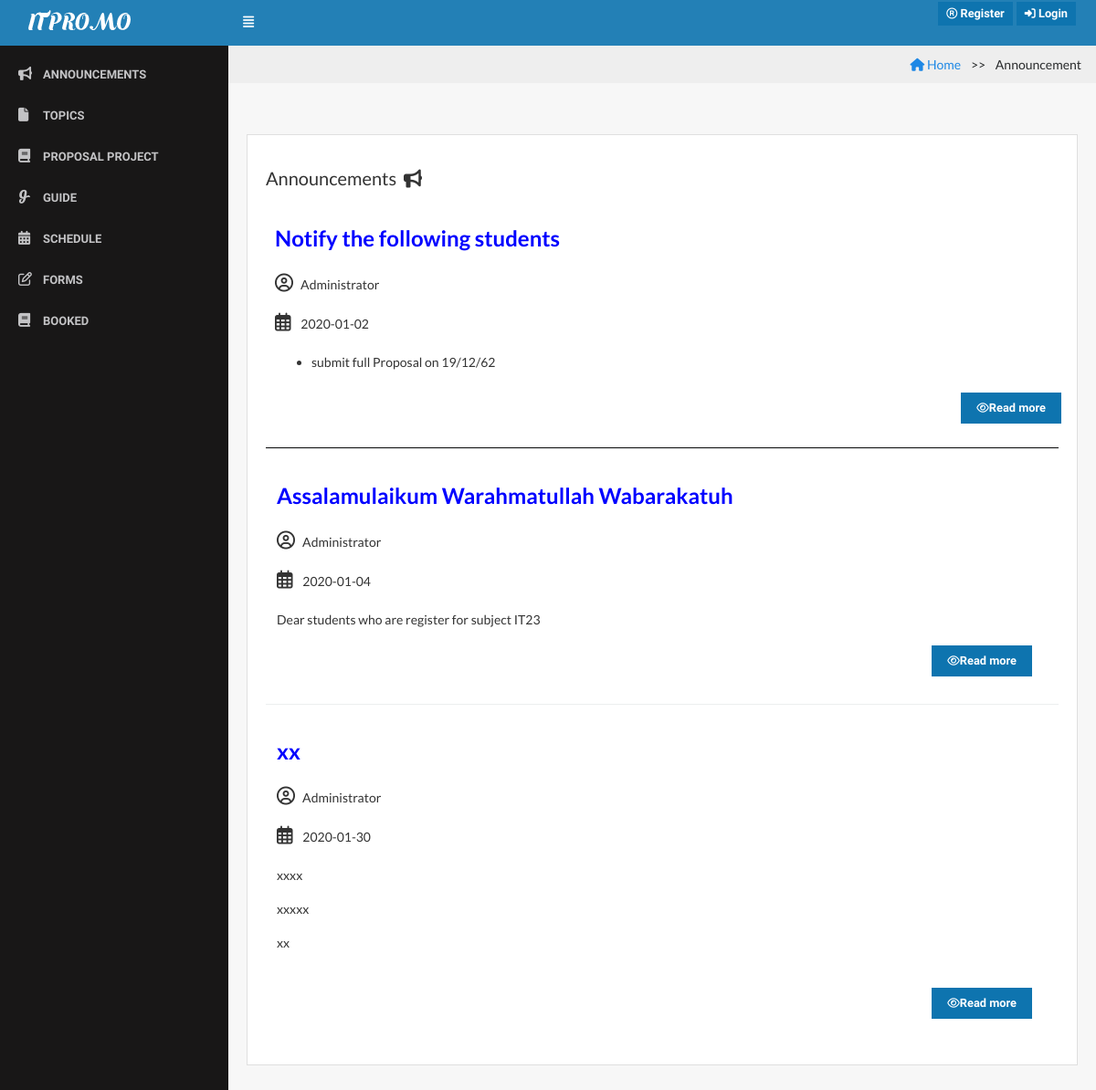
Before: /?page=Annoucement with the older database file.
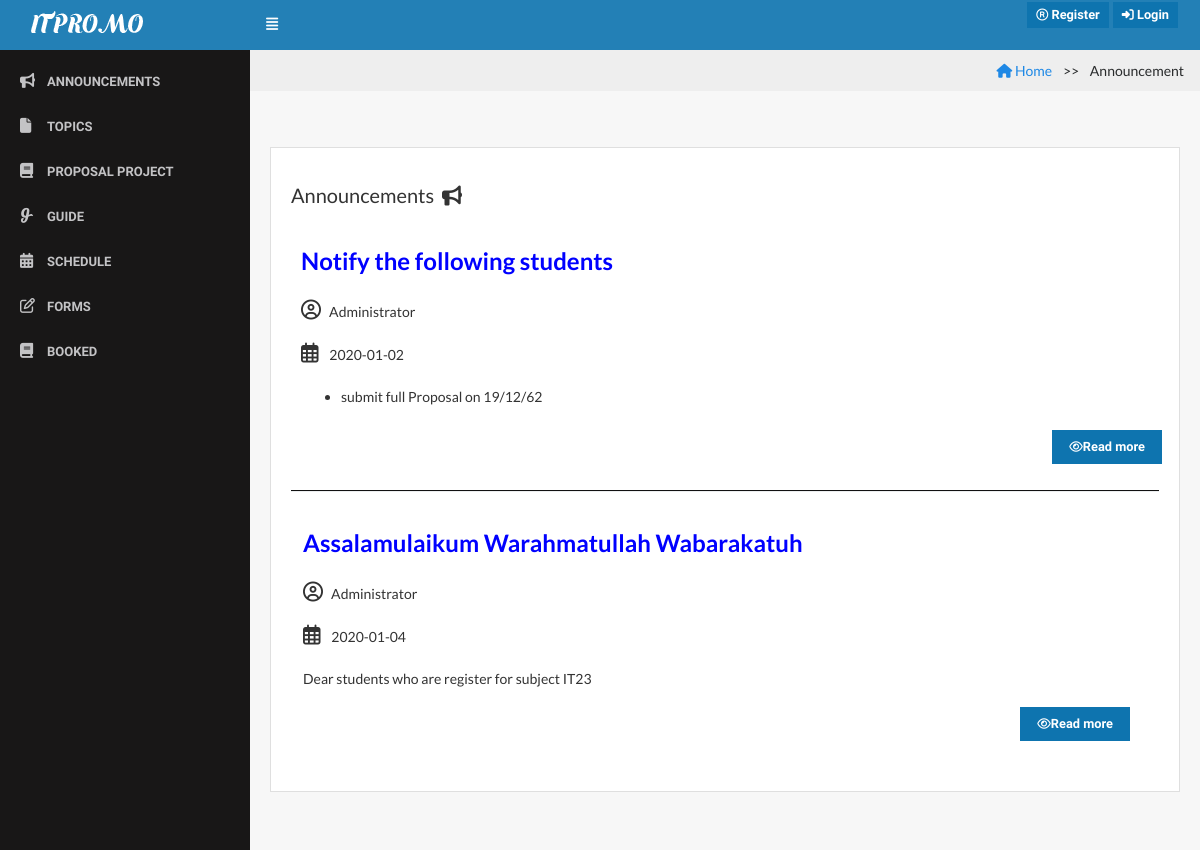
After: the same page with the newer database file.
### tables this page shows
CREATE TABLE `announcement` (
  `announcement_id` int(10) NOT NULL,
  `announcement_topic` varchar(255) NOT NULL,
  `announcement_detail` varchar(255) NOT NULL,
  `announcement_date` date NOT NULL,
  `admin_id` int(11) NOT NULL
);

### Annoucement.php (the view, shortened to what this page needs)
 <!DOCTYPE html>
 <html>
 <head>
 <ul class="breadcrumb">
 <li><a href="index.php"><i class="fa fa-home"></i> Home</a></li>
  <li class="active">Announcement</li>
</ul>
      <div class="content">
        <div class="row">
           <div class="col-lg-12">
                <div class="card">
                    <div class="card-block">
                      <h5 class="mt-3">Announcements&nbsp;&nbsp;<i class='fas fa-bullhorn'></i></h5>
     <?php
     $strSQL = "SELECT  announcement.announcement_id,announcement.announcement_topic, announcement.announcement_detail,announcement.announcement_date,admin.admin_fullname
                           FROM announcement,admin
                           WHERE announcement.admin_id=admin.admin_id
                           ORDER BY announcement.announcement_id";
         ?>
    <?php
                 if($objQuery = $db->query($strSQL)){
             while($objResult = $objQuery->fetch_object()){
            ?>
            <table class="display datatable table table-stripped" cellspacing="0" width="100%">
                  <tbody>
                      <td>
                      </br><b> <font color="blue" size="5"> <?php echo $objResult->announcement_topic; ?> </font> </br></b>
                       </br> <i class='far fa-user-circle' style='font-size:20px'></i>​
                       &nbsp;&nbsp; <?php echo $objResult->admin_fullname; ?>
                        </br><i class='far fa-calendar-alt' style='font-size:20px'> </i>&nbsp;&nbsp;&nbsp; <?php echo $objResult->announcement_date; ?> </br>
                         &nbsp;&nbsp;&nbsp;<?php echo substr($objResult->announcement_detail, 0, 50); ?> </br>
                        <div class="col-md-12" align="right">
                     <button type="button" class="btn btn-primary btn-xs" data-toggle="modal" data-target="#editPS" onclick="edit_ps(<?php echo $objResult->announcement_id; ?>)"><i class="fa fa-eye"></i>Read more</button>
                        </div>
                        </td>
         <?php
    }
               }
                   ?>
             </tbody>
             </table>
          </div>
        </div>
      </div>
    </div>
  </div>

Changed rows visible on the page:
removed announcement: announcement_topic "xx", admin.admin_fullname "Administrator", announcement_date "2020-01-30", announcement_detail "xxxx xxxxx xx"
